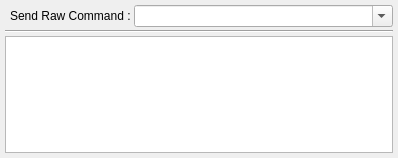
<?xml version="1.0" encoding="UTF-8"?>
<ui version="4.0">
 <class>UIOutput</class>
 <widget class="pDockWidget" name="UIOutput">
  <property name="geometry">
   <rect>
    <x>0</x>
    <y>0</y>
    <width>398</width>
    <height>158</height>
   </rect>
  </property>
  <property name="windowIcon">
   <iconset resource="../resources/MessageBox.qrc">
    <normaloff>:/icons/taboutput.png</normaloff>:/icons/taboutput.png</iconset>
  </property>
  <property name="windowTitle">
   <string>Output</string>
  </property>
  <widget class="QWidget" name="centralwidget">
   <layout class="QGridLayout">
    <property name="margin">
     <number>5</number>
    </property>
    <property name="spacing">
     <number>3</number>
    </property>
    <item row="0" column="0">
     <widget class="QLabel" name="lRawCommand">
      <property name="sizePolicy">
       <sizepolicy hsizetype="Maximum" vsizetype="Preferred">
        <horstretch>0</horstretch>
        <verstretch>0</verstretch>
       </sizepolicy>
      </property>
      <property name="text">
       <string>Send Raw Command :</string>
      </property>
      <property name="indent">
       <number>5</number>
      </property>
     </widget>
    </item>
    <item row="0" column="1">
     <widget class="QComboBox" name="cbRawCommand">
      <property name="toolTip">
       <string>You can enter here a command and press return to execute it.</string>
      </property>
      <property name="editable">
       <bool>true</bool>
      </property>
     </widget>
    </item>
    <item row="2" column="0" colspan="2">
     <widget class="QPlainTextEdit" name="tbOutput">
      <property name="undoRedoEnabled">
       <bool>false</bool>
      </property>
      <property name="readOnly">
       <bool>true</bool>
      </property>
      <property name="tabStopWidth">
       <number>20</number>
      </property>
     </widget>
    </item>
    <item row="1" column="0" colspan="2">
     <widget class="Line" name="line">
      <property name="orientation">
       <enum>Qt::Horizontal</enum>
      </property>
     </widget>
    </item>
   </layout>
  </widget>
 </widget>
 <customwidgets>
  <customwidget>
   <class>pDockWidget</class>
   <extends>QDockWidget</extends>
   <header location="global">widgets/pDockWidget.h</header>
   <container>1</container>
  </customwidget>
 </customwidgets>
 <resources>
  <include location="../resources/MessageBox.qrc"/>
 </resources>
 <connections/>
</ui>
